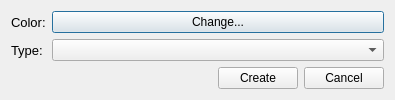
<?xml version="1.0" encoding="UTF-8"?>
<ui version="4.0">
 <class>CreateSplineDialog</class>
 <widget class="QDialog" name="CreateSplineDialog">
  <property name="windowModality">
   <enum>Qt::ApplicationModal</enum>
  </property>
  <property name="geometry">
   <rect>
    <x>0</x>
    <y>0</y>
    <width>395</width>
    <height>100</height>
   </rect>
  </property>
  <property name="sizePolicy">
   <sizepolicy hsizetype="Fixed" vsizetype="Fixed">
    <horstretch>0</horstretch>
    <verstretch>0</verstretch>
   </sizepolicy>
  </property>
  <property name="maximumSize">
   <size>
    <width>395</width>
    <height>100</height>
   </size>
  </property>
  <property name="windowTitle">
   <string>Create Spline</string>
  </property>
  <layout class="QVBoxLayout" name="verticalLayout">
   <item>
    <layout class="QFormLayout" name="formLayout">
     <item row="0" column="0">
      <widget class="QLabel" name="label">
       <property name="font">
        <font>
         <pointsize>10</pointsize>
        </font>
       </property>
       <property name="text">
        <string>Color:</string>
       </property>
      </widget>
     </item>
     <item row="0" column="1">
      <widget class="QPushButton" name="m_ChangeColorButton">
       <property name="text">
        <string>Change...</string>
       </property>
      </widget>
     </item>
     <item row="1" column="0">
      <widget class="QLabel" name="label_2">
       <property name="font">
        <font>
         <pointsize>10</pointsize>
        </font>
       </property>
       <property name="text">
        <string>Type:</string>
       </property>
      </widget>
     </item>
     <item row="1" column="1">
      <widget class="QComboBox" name="m_SplineTypeComboBox">
       <property name="currentText">
        <string/>
       </property>
      </widget>
     </item>
    </layout>
   </item>
   <item>
    <layout class="QHBoxLayout" name="horizontalLayout_2">
     <item>
      <spacer name="horizontalSpacer">
       <property name="orientation">
        <enum>Qt::Horizontal</enum>
       </property>
       <property name="sizeHint" stdset="0">
        <size>
         <width>40</width>
         <height>20</height>
        </size>
       </property>
      </spacer>
     </item>
     <item>
      <widget class="QPushButton" name="m_CreateButton">
       <property name="text">
        <string>Create</string>
       </property>
      </widget>
     </item>
     <item>
      <widget class="QPushButton" name="m_CancelButton">
       <property name="text">
        <string>Cancel</string>
       </property>
      </widget>
     </item>
    </layout>
   </item>
  </layout>
 </widget>
 <resources/>
 <connections>
  <connection>
   <sender>m_CancelButton</sender>
   <signal>clicked()</signal>
   <receiver>CreateSplineDialog</receiver>
   <slot>reject()</slot>
   <hints>
    <hint type="sourcelabel">
     <x>346</x>
     <y>124</y>
    </hint>
    <hint type="destinationlabel">
     <x>196</x>
     <y>72</y>
    </hint>
   </hints>
  </connection>
  <connection>
   <sender>m_CreateButton</sender>
   <signal>clicked()</signal>
   <receiver>CreateSplineDialog</receiver>
   <slot>OnCreateButtonClicked()</slot>
   <hints>
    <hint type="sourcelabel">
     <x>265</x>
     <y>124</y>
    </hint>
    <hint type="destinationlabel">
     <x>196</x>
     <y>72</y>
    </hint>
   </hints>
  </connection>
  <connection>
   <sender>m_ChangeColorButton</sender>
   <signal>clicked()</signal>
   <receiver>CreateSplineDialog</receiver>
   <slot>OnChangeColorButtonClicked()</slot>
   <hints>
    <hint type="sourcelabel">
     <x>217</x>
     <y>21</y>
    </hint>
    <hint type="destinationlabel">
     <x>196</x>
     <y>72</y>
    </hint>
   </hints>
  </connection>
 </connections>
 <slots>
  <slot>OnCreateButtonClicked()</slot>
  <slot>OnChangeColorButtonClicked()</slot>
 </slots>
</ui>
